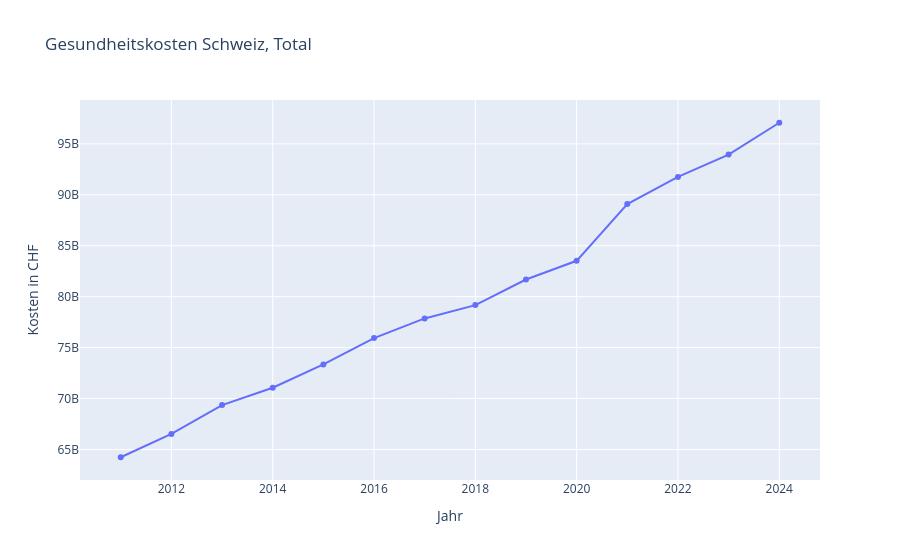

The notebook cell this image was saved under:
### Code cell
df_costs_total_ch = df_costs_processed[
    (df_costs_processed["Swiss cantons"] == "Total") &
    (df_costs_processed["Age groups"] == "Total")
].copy()

px.line(
    df_costs_total_ch,
    x="TIME_PERIOD",
    y="costs_chf",
    markers=True,
    title="Gesundheitskosten Schweiz, Total",
    labels={"TIME_PERIOD": "Jahr", "costs_chf": "Kosten in CHF"},
)

### Figure 1 — Plotly figure (JSON) as saved in the notebook; plotly's stock layout.template omitted (floating-point values rounded to 4 significant figures)
{"data": [{"hovertemplate": "Jahr=%{x}<br>Kosten in CHF=%{y}<extra></extra>", "legendgroup": "", "line": {"color": "#636efa", "dash": "solid"}, "marker": {"symbol": "circle"}, "mode": "lines+markers", "name": "", "orientation": "v", "showlegend": false, "type": "scatter", "x": [2011, 2012, 2013, 2014, 2015, 2016, 2017, 2018, 2019, 2020, 2021, 2022, 2023, 2024], "xaxis": "x", "y": [64230000000.0, 66520000000.0, 69350000000.0, 71060000000.0, 73350000000.0, 75940000000.0, 77870000000.0, 79170000000.0, 81690000000.0, 83520000000.0, 89100000000.0, 91760000000.0, 93950000000.0, 97080000000.0], "yaxis": "y"}], "layout": {"legend": {"tracegroupgap": 0}, "title": {"text": "Gesundheitskosten Schweiz, Total"}, "xaxis": {"anchor": "y", "domain": [0, 1], "title": {"text": "Jahr"}}, "yaxis": {"anchor": "x", "domain": [0, 1], "title": {"text": "Kosten in CHF"}}}}
